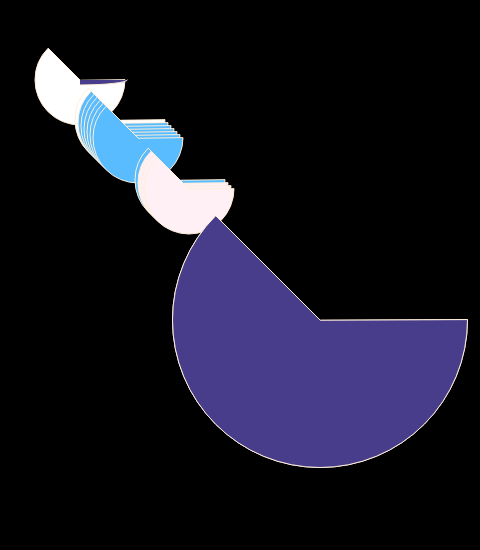
Frame 1 (no input)
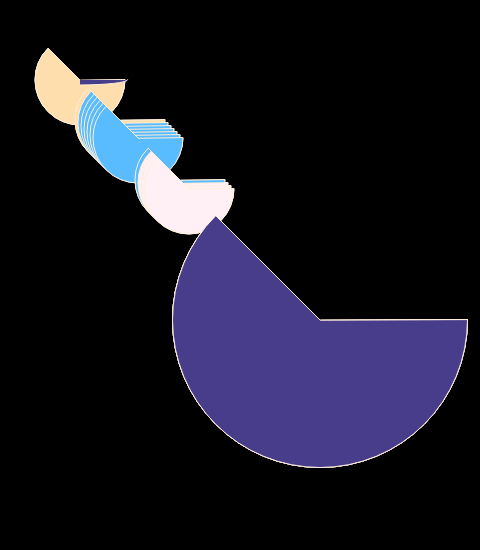
Frame 2 (the mouse pressed at the canvas centre, redrawn once)

The p5.js sketch that drew these frames (run headless with seeded random() and noise() and a simulated clock; the mouse was pressed at the canvas centre and the sketch redrawn once):

// p5.js sketch
// ── sketch.js
let a = 80; 
function setup() {
  createCanvas(480, 550);
  background(0);
  stroke(255,239,218);
  noLoop();
}

function draw() {
  arc(a, a, 90, 90, 0, PI + QUARTER_PI, PIE);
   
  for (let a = 120; a < 140; a += 3) {
      arc(a, a, 90, 90, 0, PI + QUARTER_PI, PIE);
     fill(88,188,255);
  }
   
  for (let a = 180; a < 190; a += 3) {
      arc(a, a, 90, 90, 0, PI + QUARTER_PI, PIE);
     fill(255,240,245);
  }

  drawAnotherArc();
   drawAnotherArc();
  drawYetAnotherArc();  
}

function drawAnotherArc() {
  let a = 320;
  let b =295;
   arc(a, a, b, b, 0, PI + QUARTER_PI, PIE);
  fill(72,61,139);
  }

function drawYetAnotherArc() {
    arc(a, a, 95, 10, 0, HALF_PI, PI);
   fill(255,222,173);
 }
